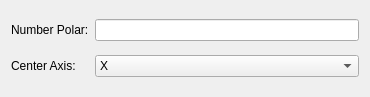
<?xml version="1.0" encoding="UTF-8"?>
<ui version="4.0">
 <class>Form</class>
 <widget class="QWidget" name="Form">
  <property name="geometry">
   <rect>
    <x>0</x>
    <y>0</y>
    <width>370</width>
    <height>97</height>
   </rect>
  </property>
  <property name="windowTitle">
   <string>Form</string>
  </property>
  <layout class="QHBoxLayout" name="horizontalLayout">
   <item>
    <layout class="QGridLayout" name="gridLayout">
     <item row="0" column="0">
      <widget class="QLabel" name="label_numberPolar">
       <property name="text">
        <string>Number Polar:</string>
       </property>
      </widget>
     </item>
     <item row="1" column="0">
      <widget class="QLabel" name="label_centerAxis">
       <property name="text">
        <string>Center Axis:</string>
       </property>
      </widget>
     </item>
     <item row="1" column="1">
      <widget class="QComboBox" name="comboBox_centerAxis">
       <item>
        <property name="text">
         <string>X</string>
        </property>
       </item>
       <item>
        <property name="text">
         <string>Y</string>
        </property>
       </item>
       <item>
        <property name="text">
         <string>Z</string>
        </property>
       </item>
      </widget>
     </item>
     <item row="0" column="1">
      <widget class="QLineEdit" name="lineEdit_numberPolar">
       <property name="text">
        <string/>
       </property>
      </widget>
     </item>
    </layout>
   </item>
  </layout>
 </widget>
 <resources/>
 <connections/>
</ui>
